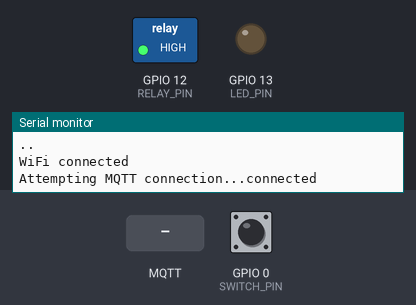
Recording of a sketch running on a simulated ESP8266 (NodeMCU). Parts: switched loads named in the sketch (green lamp = pin HIGH), output pins drawn as LEDs (lit = HIGH), the last lines printed to the serial monitor. The inputs (shaded band) are chosen by the test bench; at power-on: GPIO 0 (SWITCH_PIN) HIGH. WiFi joins after 1.5 s; servers stay silent unless stated; EEPROM starts erased; no MQTT or app messages arrive unless stated.

Above: at 3.2 s.
3.3 s: GPIO 0 (SWITCH_PIN) pulled LOW for 0.15 s
At 4.3 s:
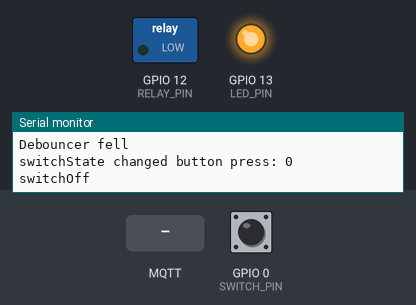
6.4 s: GPIO 0 (SWITCH_PIN) pulled LOW for 1 s
At 7.8 s:
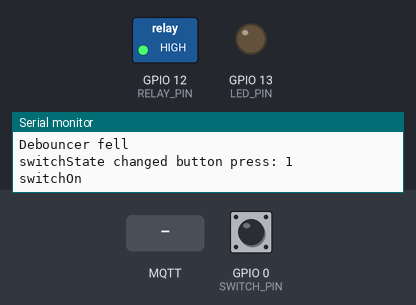
8.9 s: GPIO 0 (SWITCH_PIN) pulled LOW for 3.2 s
At 9.7 s:
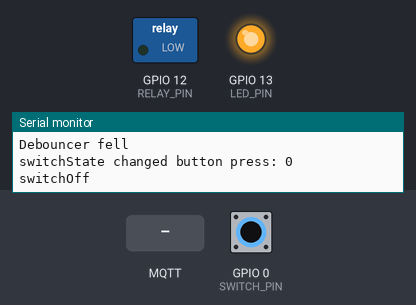
15.1 s: MQTT message "1" arrives on the first subscribed topic
At 16.2 s:
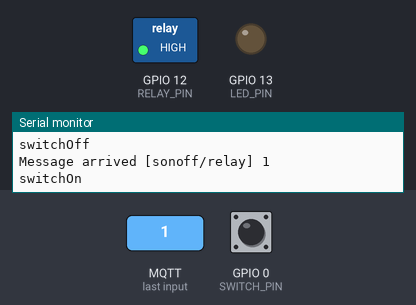
Timing chart, 0 to 17.6 s (numbered marks = the images above; inputs shaded):
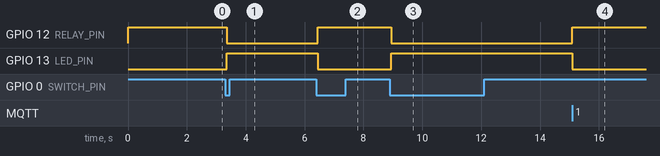

The sketch:

sonoff2.ino
```cpp
#include <ESP8266WiFi.h>
#include <PubSubClient.h>
#include <Bounce2.h>
#include <EEPROM.h>

//==============================================================
// Network and MQTT settings


const char* mqttServer = "tailor.cloudmqtt.com";
const int mqttPort = 10690;
const char* mqttUser = "uszadmvh";
const char* mqttPassword = "Ui9_Zhpy_us8";

const char* wifiSsid = "AndroidAPF9C3";
const char* wifiPassword = "aqmal2000";

const char* inTopic = "sonoff/relay";

#define CONNECT_MSG "sonoff01: Connected"
#define RELAY_PIN 12
#define LED_PIN 13
#define SWITCH_PIN 0

bool switchState = LOW;

long lastMsg = 0;
char msg[50];
int value = 0;

WiFiClient netClient;
PubSubClient mqttClient(netClient);
Bounce debouncer = Bounce();

// function protoypes
void callBack(char* topic, byte* payload, unsigned int length);
void setupWifi();
void reconnect();
void loop();
void extButton();
void switchOn();
void switchOff();


void setup() {
  pinMode(RELAY_PIN, OUTPUT);     // Set the relay pin as an output
  pinMode(SWITCH_PIN, INPUT);     // Set the button pin as an input
  pinMode(LED_PIN, OUTPUT);       // Set the led pin as an output

  Serial.begin(115200);

  EEPROM.begin(512);              // Begin eeprom to store on/off state

  switchState = EEPROM.read(0);

  Serial.print("switchState from EEPROM: ");
  Serial.println(switchState);

  // update outputs directly, can't use swithon/off until mqtt is setup
  if (switchState == 0) {
    digitalWrite(LED_PIN, HIGH);  // Turn the LED off with high
    digitalWrite(RELAY_PIN, LOW);     // Turn the relay off (open) with low
  }
  else {
    digitalWrite(LED_PIN, LOW);   // Turn the LED on with low
    digitalWrite(RELAY_PIN, HIGH);    // Turn the relay on (closed) with high
  }

  debouncer.attach(SWITCH_PIN);   // Use the bounce2 library to debounce the built in button
  debouncer.interval(50);         // interval of 50 ms

  setupWifi();

  mqttClient.setServer(mqttServer, mqttPort);
  mqttClient.setCallback(callBack);

}

void setupWifi() {

  // Connect to network ssid
  Serial.println();
  Serial.print("Connecting to ");
  Serial.println(wifiSsid);

  WiFi.begin(wifiSsid, wifiPassword);

  while (WiFi.status() != WL_CONNECTED) {
    delay(500);
    // use loop instead of delay to keep button active
    extButton();
    for (int i = 0; i < 500; i++) {
      extButton();
      delay(1);
    }
    Serial.print(".");
  }

  Serial.println("");
  Serial.println("WiFi connected");
}

void callBack(char* topic, byte* payload, unsigned int length) {
  Serial.print("Message arrived [");
  Serial.print(topic);
  Serial.print("] ");
  for (int i = 0; i < length; i++) {
    Serial.print((char)payload[i]);
  }
  Serial.println();

  // Switch the LED and relay if first character recieved is 0 or 1
  if ((char)payload[0] == '0') {
    switchOff();
  } else if ((char)payload[0] == '1') {
    switchOn();
  }

}

void reconnect() {
  // Loop until we're reconnected
  while (!mqttClient.connected()) {
    Serial.print("Attempting MQTT connection...");
    // Attempt to connect
    if (mqttClient.connect("ESP8266Client-1", mqttUser, mqttPassword)) {
      Serial.println("connected");

      mqttClient.subscribe(inTopic);
    } else {
      Serial.print("failed, rc=");
      Serial.print(mqttClient.state());
      Serial.println(" try again in 5 seconds");
      // Wait 5 seconds before retrying
      // using a loop to update the button status
      for (int i = 0; i < 5000; i++) {
        extButton();
        delay(1);
      }
    }
  }
}

void loop() {

  if (!mqttClient.connected()) {
    reconnect();
  }

  // upadate the mqtt client
  mqttClient.loop();

  // update the button
  extButton();

}

void extButton() {
  debouncer.update();

  // Call code if Bounce fell (transition from HIGH to LOW) :
  if ( debouncer.fell() ) {
    Serial.println("Debouncer fell");
    // Toggle relay state :
    switchState = !switchState;

    Serial.print("switchState changed button press: ");
    Serial.println(switchState);


    if (switchState == 0) {
      switchOff();
    }
    else if (switchState == 1) {
      switchOn();
    }
  }
}

void switchOn() {
  // set the led, relay and save the setting to eeprom
  // state is switch state 0=low=off, 1=high=on
  Serial.println("switchOn");
  digitalWrite(LED_PIN, LOW);   // Turn the LED on with low
  digitalWrite(RELAY_PIN, HIGH);  // Turn the relay on (closed) with high
  switchState = HIGH;   // state is switch state 0=low=off, 1=high=on
  EEPROM.write(0, switchState);    // Write state to EEPROM addr 0
  EEPROM.commit();
}

void switchOff() {
  // set the led, relay and save the setting to eeprom
  // state is switch state 0=low=off, 1=high=on
  Serial.println("switchOff");
  digitalWrite(LED_PIN, HIGH);   // Turn the LED off with high
  digitalWrite(RELAY_PIN, LOW);  // Turn the relay off (open) with low
  switchState = LOW;   // state is switch state 0=low=off, 1=high=on
  EEPROM.write(0, switchState);    // Write state to EEPROM addr 0
  EEPROM.commit();
}
```

Measured:
- after the input at 3.3 s, GPIO 12 (RELAY_PIN): HIGH → LOW after 0.05 s; GPIO 13 (LED_PIN): LOW → HIGH after 0.05 s
- after the input at 6.4 s, GPIO 12 (RELAY_PIN): LOW → HIGH after 0.05 s; GPIO 13 (LED_PIN): HIGH → LOW after 0.05 s
- after the input at 8.9 s, GPIO 12 (RELAY_PIN): HIGH → LOW after 0.05 s; GPIO 13 (LED_PIN): LOW → HIGH after 0.05 s
- after the input at 15.1 s, GPIO 12 (RELAY_PIN): LOW → HIGH at once; GPIO 13 (LED_PIN): HIGH → LOW at once
